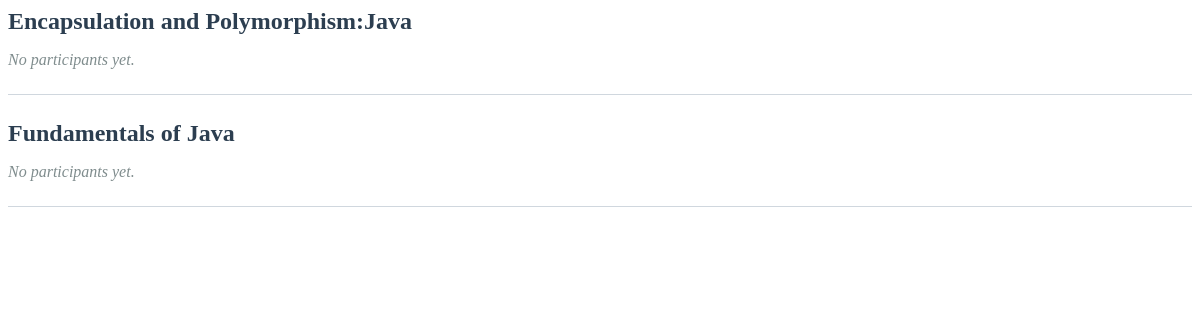
Page /admin/leaderboard on the committed database.
### models.py (models this page shows)
class Exam(db.Model):
    id = db.Column(db.Integer, primary_key=True)
    title = db.Column(db.String(100), nullable=False)
    description = db.Column(db.Text)
    duration_minutes = db.Column(db.Integer)
    total_marks = db.Column(db.Integer)
    created_at = db.Column(db.DateTime, default=datetime.utcnow)
    is_active = db.Column(db.Boolean, default=True)
    questions = db.relationship('Question', backref='exam', lazy=True)

### app.py (the view, shortened to what this page needs)
@app.route('/admin/leaderboard')
def admin_leaderboard():
    exams = Exam.query.all()
    leaderboard_data = []
    for exam in exams:
        results = ExamResult.query.filter_by(exam_id=exam.id)\
                    .order_by(ExamResult.score.desc(), ExamResult.completed_at.asc()).all()
        leaderboard_entries = []
        rank = 1
        prev_score = None
        display_rank = 1
        leaderboard_data.append({
            'exam': exam,
            'entries': leaderboard_entries
        })
    return render_template('admin_leaderboard.html', leaderboard=leaderboard_data)

### templates/admin_leaderboard.html (shortened to what this page needs)
<div class="leaderboard-section">
  {% for entry in leaderboard %}
    <h3>{{ entry.exam.title }}</h3>
    {% if entry.entries %}
      <table class="leaderboard-table">
        <thead>
          <tr>
            <th>Rank</th>
            <th>Name</th>
            <th>Roll No</th>
            <th>Score</th>
            <th>Completed At</th>
          </tr>
        </thead>
        <tbody>
          {% for e in entry.entries %}
            <tr style="background-color: {{ '#f9fbfd' if loop.index is odd else '#e8f0fe' }};">
              <td class="{% if e.rank == 1 %}rank-1{% elif e.rank == 2 %}rank-2{% elif e.rank == 3 %}rank-3{% else %}rank-default{% endif %}">{{ e.rank }}</td>
              <td style="text-align: left;">{{ e.user.name }}</td>
              <td style="text-align: left;">{{ e.user.roll_no }}</td>
              <td style="color:#27ae60; font-weight: 600;">{{ e.score }}</td>
              <td style="color:#7f8c8d;">{{ e.completed_at.strftime('%d-%m-%Y %H:%M') }}</td>
            </tr>
          {% endfor %}
        </tbody>
      </table>
    {% else %}
      <p style="font-style: italic; color: #7f8c8d;">No participants yet.</p>
    {% endif %}
    <hr style="border: none; height: 1px; background: #d0d7de; margin: 25px 0;">
  {% endfor %}
</div>

### templates/admin_leaderboard.html (style rules this page uses)
.leaderboard-section h3 { color: #2c3e50; font-weight: 700; margin-bottom: 8px; font-size: 24px; animation: fadeInUp 0.5s ease; }

### rows in the picture
Exam: exam "Encapsulation and Polymorphism:Java"
Exam: exam "Fundamentals of Java"
